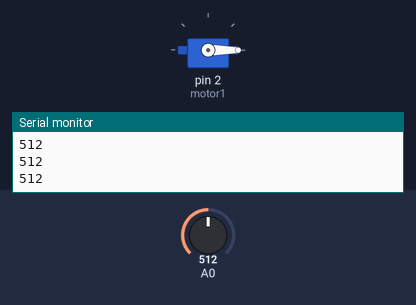
Simulated run of this sketch. Board: Arduino Uno, built with avr-gcc and run on an emulated ATmega328P. Shown: servo, the last lines printed to the serial monitor. The test bench sets the inputs (shaded band); at power-on: A0 = 512.

Above: at 1.2 s.
1.3 s: A0 set to 306
At 2.4 s:
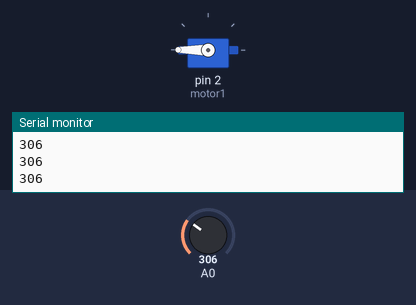
2.8 s: A0 set to 122
At 3.7 s:
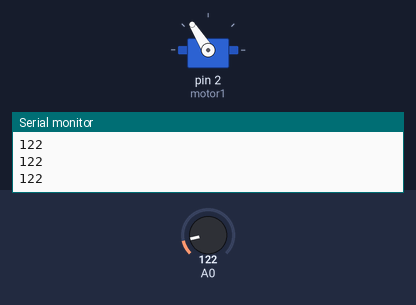
4.3 s: A0 set to 900
At 4.8 s:
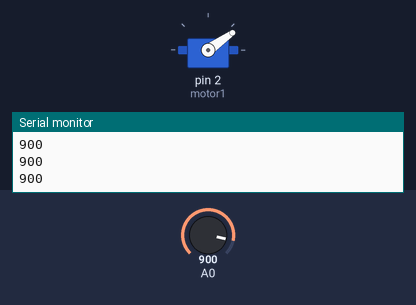
5.8 s: A0 set to 1023
At 7.0 s:
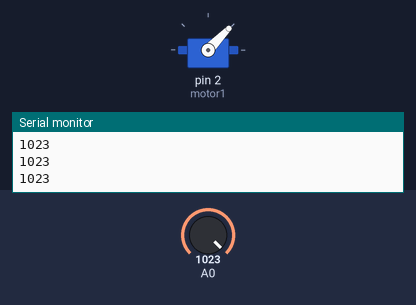
7.3 s: A0 set to 511
At 8.2 s:
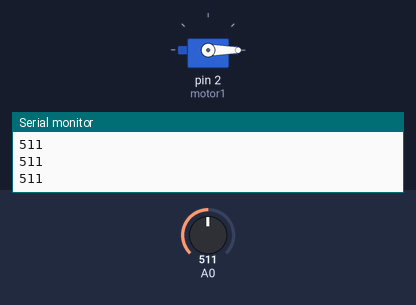
Timing chart, 0 to 9.8 s (numbered marks = the images above; inputs shaded):
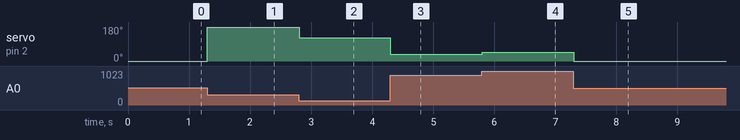

Measured:
- after the input at 1.3 s, servo on pin 2 (motor1): 0° → 180° at once
- after the input at 2.8 s, servo on pin 2 (motor1): 180° → 122° at once
- after the input at 4.3 s, servo on pin 2 (motor1): 122° → 35° at once
- after the input at 5.8 s, servo on pin 2 (motor1): 35° → 46° at once
- after the input at 7.3 s, servo on pin 2 (motor1): 46° → 0° at once

The sketch:

servo1.ino
```cpp
#include<Servo.h> //importando biblioteca Servo

int pot = A0;
Servo motor1; //instanciando o objeto motor

void setup() {
  motor1.attach(2); //prendendo o motor na porta 2
  motor1.write(0); //para motor começar na posição 0
  Serial.begin(9600); //iniciando a com Serial
}

void loop() {
  pot = analogRead(A0); //escutando porta analógica
  motor1.write(pot); //definindo posição do motor em graus
  Serial.println(pot); //imprimindo valor = Potenciômetro
}
```
